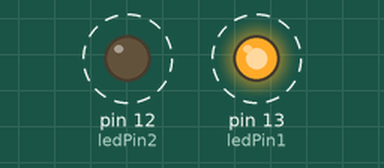
Bench run of a sketch on a simulated Arduino Uno, built with avr-gcc and run on an emulated ATmega328P. On the bench: output pins drawn as LEDs (lit = HIGH). Dashed ring = blinking.

Above: at 0.2 s.
Timing chart, 0 to 3.0 s (numbered marks = the images above):
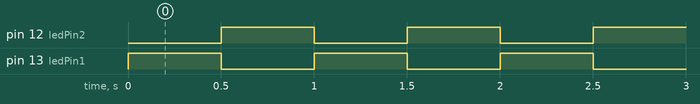

The sketch:

sketch_feb15a.ino
```cpp
const int ledPin1 = 13;  // Первый светодиод
const int ledPin2 = 12;  // Второй светодиод

void setup() {
  pinMode(ledPin1, OUTPUT);
  pinMode(ledPin2, OUTPUT);
}

void loop() {
  // Основной режим - попеременное мигание
  digitalWrite(ledPin1, HIGH);
  digitalWrite(ledPin2, LOW);
  delay(500);

  digitalWrite(ledPin1, LOW);
  digitalWrite(ledPin2, HIGH);
  delay(500);

  // Вызов функции SOS (пока закомментировано)
  // blinkSOS();
}

// НОВАЯ ФУНКЦИЯ: сигнал SOS азбукой Морзе
void blinkSOS() {
  // Буква S: три коротких сигнала
  for (int i = 0; i < 3; i++) {
    digitalWrite(ledPin1, HIGH);
    delay(200);
    digitalWrite(ledPin1, LOW);
    delay(200);
  }

  delay(300);  // Пауза между буквами

  // Буква O: три длинных сигнала
  for (int i = 0; i < 3; i++) {
    digitalWrite(ledPin1, HIGH);
    delay(600);
    digitalWrite(ledPin1, LOW);
    delay(200);
  }

  delay(300);  // Пауза между буквами

  // Буква S: три коротких сигнала
  for (int i = 0; i < 3; i++) {
    digitalWrite(ledPin1, HIGH);
    delay(200);
    digitalWrite(ledPin1, LOW);
    delay(200);
  }

  delay(2000);  // Пауза перед повторением
}
```

Measured:
- by itself, pin 12 (ledPin2), pin 13 (ledPin1): alternates HIGH for 0.50 s and LOW for 0.50 s
